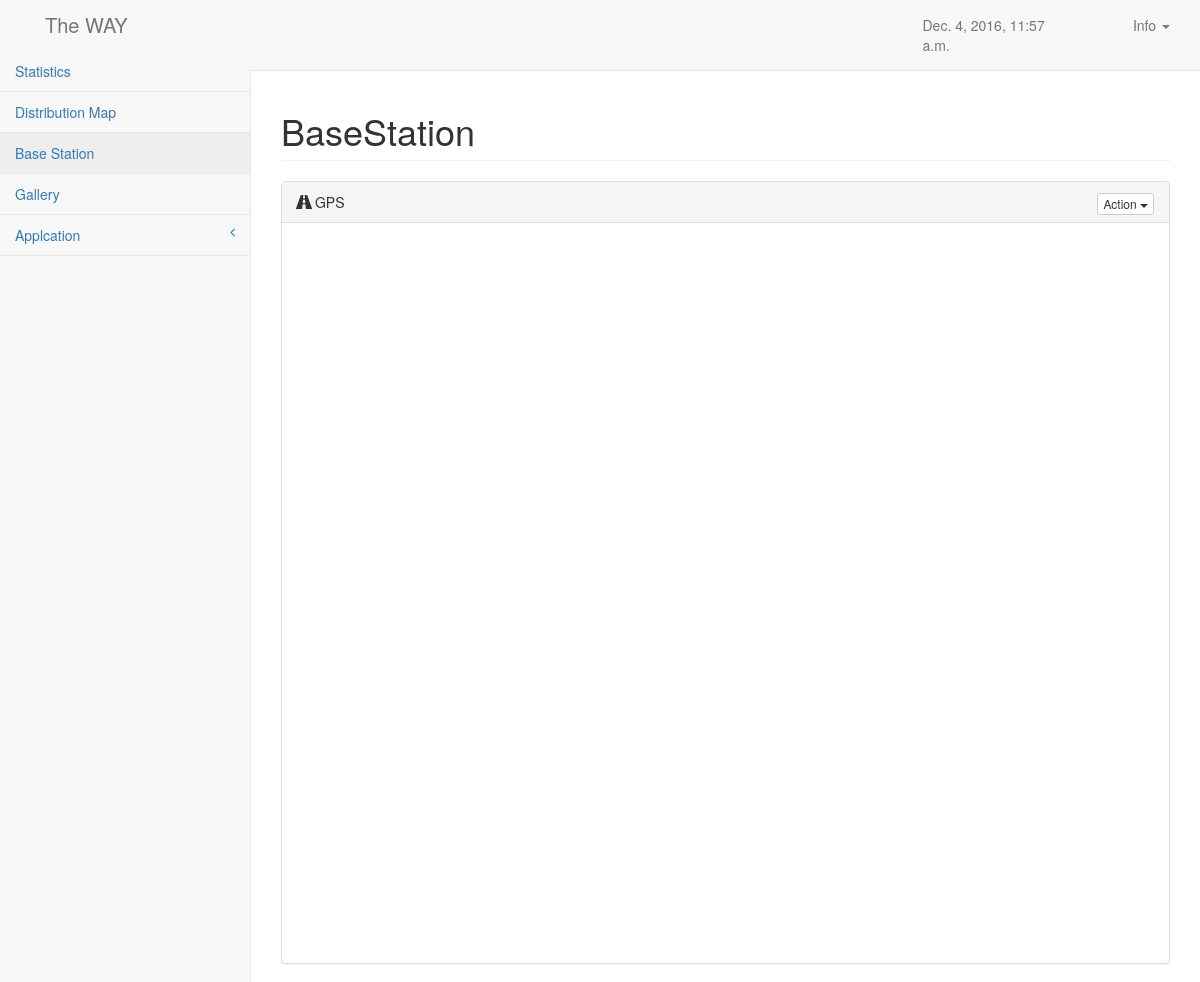
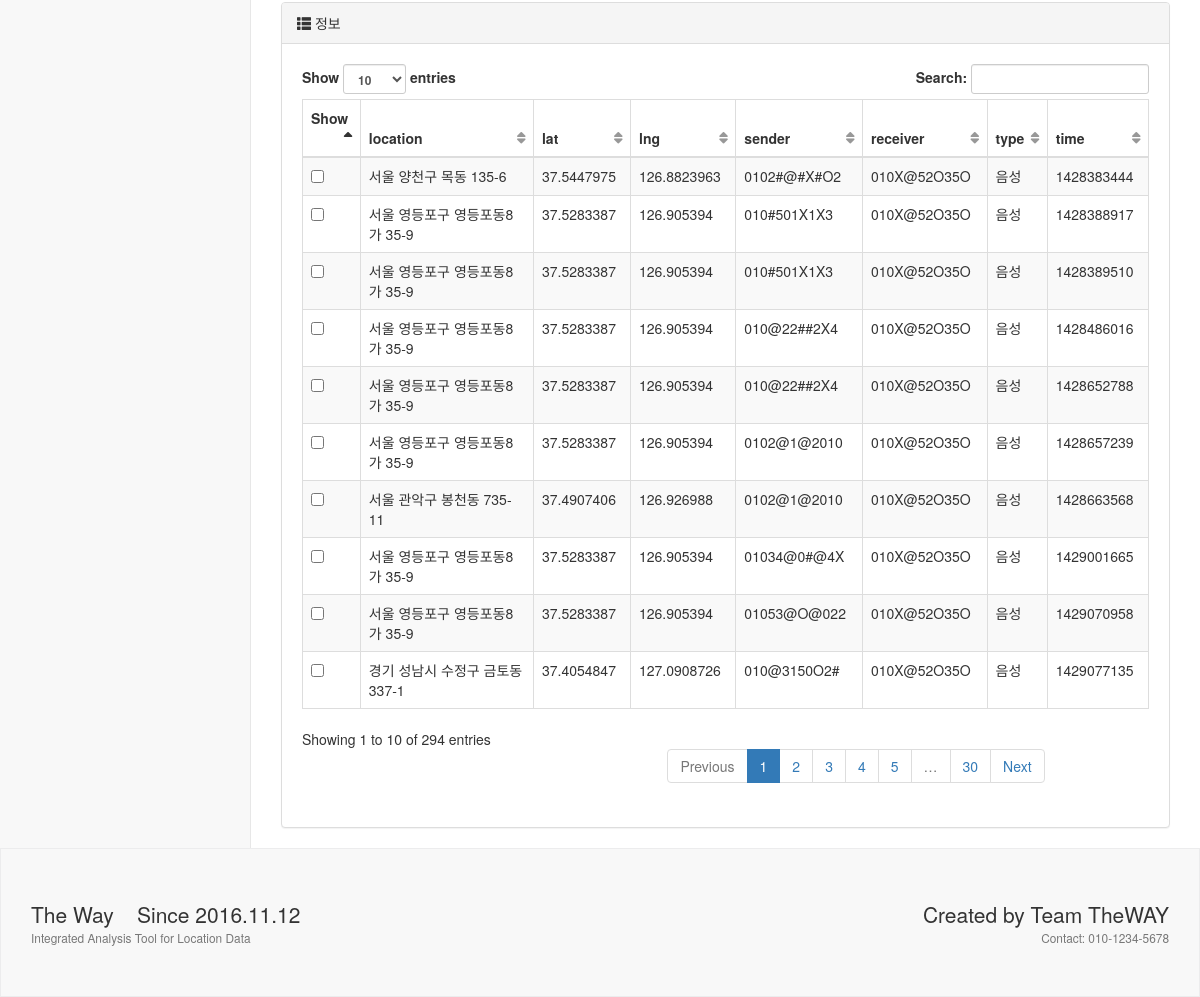
The page /result/basestation on the database its author committed (2 pictures, top to bottom).
### twpoint/models.py (models this page shows, shortened)
class BaseStation(models.Model):
    time = models.CharField(max_length=255)
    location = models.CharField(max_length=255)
    lat = models.FloatField('Latitude')
    lng = models.FloatField('Longitude')
    sender = models.CharField(max_length=255)
    receiver = models.CharField(max_length=255)
    type = models.CharField(max_length=255)

### twpoint/views.py (the view)
# urls.py: url(r'^result/basestation$', views.base_station, name="basestation"),
def base_station(request):
    applications = Application.objects.all()
    user = UserInfo.objects.all()
    bs = BaseStation.objects.all()
    context = {
        'time': timezone.localtime(timezone.now()),
        'application': applications,
        'user': user,
        'bs': bs,
    }
    return render(request, 'twpoint/basestation.html', context)

### twpoint/models.py (called while the page is built)
    def __str__(self):
        return self.app_name

### twpoint/templates/twpoint/basestation.html (shortened to what this page needs)
{% extends 'twpoint/base.html' %}
{% block css_sb %}
{% load static %} <link href="{% static 'twpoint/bootstrapdist/css/sb-admin-2.css' %}" rel="stylesheet">
{% endblock %}
{% block main_content %}
<div id="page-wrapper">
    <div class="row">
        <div class="col-lg-12">
            <h1 class="page-header"> BaseStation</h1>
        </div>
    </div>
    <div class="row">
        <div class="col-lg-12">
            <div class="panel panel-default">
                <div class="panel-heading">
                    <i class="glyphicon glyphicon-road"></i> GPS
                    <div class="pull-right">
                        <div class="btn-group">
                            <button type="button" class="btn btn-default btn-xs dropdown-toggle" data-toggle="dropdown">
                                Action
                                <span class="caret"></span>
                            </button>
                        </div>
                    </div>
                </div>
                <div class="panel-body">
                    <div id="bs_map"></div>
                </div>
            </div>
        </div>
        <div class="col-lg-12">
            <div class="panel panel-default">
                <div class="panel-heading">
                    <i class="glyphicon glyphicon-th-list"></i>  정보
                </div>
                <div class="panel-body">
                    <div class="row">
                        <div class="col-sm-12">
                            <table width="100%" class="table table-striped table-bordered table-hover" id="bswaypointTable">
                                <thead>
                                <tr>
                                    <th>Show</th>
                                    <th>location</th>
                                    <th>lat</th>
                                    <th>lng</th>
                                    <th>sender</th>
                                    <th>receiver</th>
                                    <th>type</th>
                                    <th>time</th>
                                </tr>
                                </thead>
                                <tbody>
                                {% for a in bs %}
                                <tr class="odd gradeA">
                                    <td><input type="checkbox" id="{{ a.id }}" class="bsmarking"/></td>
                                    <td>{{ a.location }}</td>
                                    <td>{{ a.lat }}</td>
                                    <td>{{ a.lng }}</td>
                                    <td>{{ a.sender }}</td>
                                    <td>{{ a.receiver }}</td>
                                    <td>{{ a.type }}</td>
                                    <td>{{ a.time }}</td>
                                </tr>
                                {% endfor %}
                                </tbody>
                            </table>
                        </div>
                    </div>
                </div>
            </div>
        </div>
    </div>
</div>
{% endblock %}

### twpoint/templates/twpoint/base.html (shortened to what this page needs)
{% load staticfiles %}
<!DOCTYPE html>
<html lang="en">
<head>
    <link href="{% static 'twpoint/vendor/bootstrap/css/bootstrap.css' %}" rel="stylesheet">
    <link href="{% static 'twpoint/vendor/metisMenu/metisMenu.css' %}" rel="stylesheet">
    {% block css_sb %}{% endblock %}
    <link href="{% static 'twpoint/vendor/morrisjs/morris.css' %}" rel="stylesheet">
    <link href="{% static 'twpoint/vendor/font-awesome/css/font-awesome.css' %}" rel="stylesheet" type="text/css">
</head>
<body>
<div class="wrapper">
    {% include 'twpoint/header.html' %}
    {% block main_content %}
    {% endblock %}
    {% include 'twpoint/footer.html' %}
</div>
</body>
</html>

### twpoint/templates/twpoint/header.html (shortened to what this page needs)
<nav class="navbar navbar-default navbar-static-top" role="navigation" style="margin-bottom: 0">
    <div class="col-lg-12">
        <div class="col-lg-2">
            <div class="navbar-header">
                <a class="navbar-brand" href="{% url 'twpoint:index' %}">The WAY</a>
            </div>
        </div>
        <div class="col-lg-2 col-lg-offset-7">
            <p class="navbar-text" style="float:right;"> {{ time }}</p>
        </div>{% if application %}
        <div class="col-lg-1">
            <ul class="nav navbar-nav navbar-right">
                <li id="fat-menu" class="dropdown">
                    <a href="#" class="dropdown-toggle" id="drop3" data-toggle="dropdown" role="button" aria-haspopup="true" aria-expanded="false">
                        Info <span class="caret"></span>
                    </a>
                </li>
            </ul>
        </div>{% endif %}
    </div>{% if application %}
    <div class="navbar-default sidebar" role="navigation">
        <div class="sidebar-nav navbar-collapse" >
            <ul class="nav" id="side-menu">
                <li>
                    <a href="{% url 'twpoint:result' %}"> Statistics </a>
                </li>
                <li>
                    <a href="#Distribution"> Distribution Map</a>
                </li>
                <li>
                    <a href="{% url 'twpoint:basestation' %}"> Base Station</a>
                </li>
                <li>
                    <a href="{% url 'twpoint:gallery' %}"> Gallery</a>
                </li>
                <li>
                    <a href="#"> Applcation<span class="fa arrow"></span></a>
                </li>
            </ul>
        </div>
    </div>{% endif %}
</nav>

### twpoint/templates/twpoint/footer.html
<footer>
    <div class="row">
        <div class="col-lg-12">
            <div class="large left">The Way &nbsp;&nbsp;&nbsp;Since 2016.11.12</div>
            <div class="large right">Created by Team TheWAY</div>
        </div>
        <div class="col-lg-12">
            <div class="copyright text-muted small left">Integrated Analysis Tool for Location Data</div>
            <div class="copyright text-muted small right">Contact: 010-1234-5678</div>
        </div>
    </div>
</footer>

### rows shown on the page
BaseStation: location "서울 양천구 목동 135-6", lat "37.5447975", lng "126.8823963", sender "0102#@#X#O2", receiver "010X@52O35O", type "음성", time "1428383444"
BaseStation: location "서울 영등포구 영등포동8가 35-9", lat "37.5283387", lng "126.905394", sender "010#501X1X3", receiver "010X@52O35O", type "음성", time "1428388917"
BaseStation: location "서울 영등포구 영등포동8가 35-9", lat "37.5283387", lng "126.905394", sender "010#501X1X3", receiver "010X@52O35O", type "음성", time "1428389510"
BaseStation: location "서울 영등포구 영등포동8가 35-9", lat "37.5283387", lng "126.905394", sender "010@22##2X4", receiver "010X@52O35O", type "음성", time "1428486016"
BaseStation: location "서울 영등포구 영등포동8가 35-9", lat "37.5283387", lng "126.905394", sender "010@22##2X4", receiver "010X@52O35O", type "음성", time "1428652788"
BaseStation: location "서울 영등포구 영등포동8가 35-9", lat "37.5283387", lng "126.905394", sender "0102@1@2010", receiver "010X@52O35O", type "음성", time "1428657239"
BaseStation: location "서울 관악구 봉천동 735-11", lat "37.4907406", lng "126.926988", sender "0102@1@2010", receiver "010X@52O35O", type "음성", time "1428663568"
BaseStation: location "서울 영등포구 영등포동8가 35-9", lat "37.5283387", lng "126.905394", sender "01034@0#@4X", receiver "010X@52O35O", type "음성", time "1429001665"
BaseStation: location "서울 영등포구 영등포동8가 35-9", lat "37.5283387", lng "126.905394", sender "01053@O@022", receiver "010X@52O35O", type "음성", time "1429070958"
BaseStation: location "경기 성남시 수정구 금토동 337-1", lat "37.4054847", lng "127.0908726", sender "010@3150O2#", receiver "010X@52O35O", type "음성", time "1429077135"

### other values the page prints
{{ time }} "Dec. 4, 2016, 11:57 a.m."
